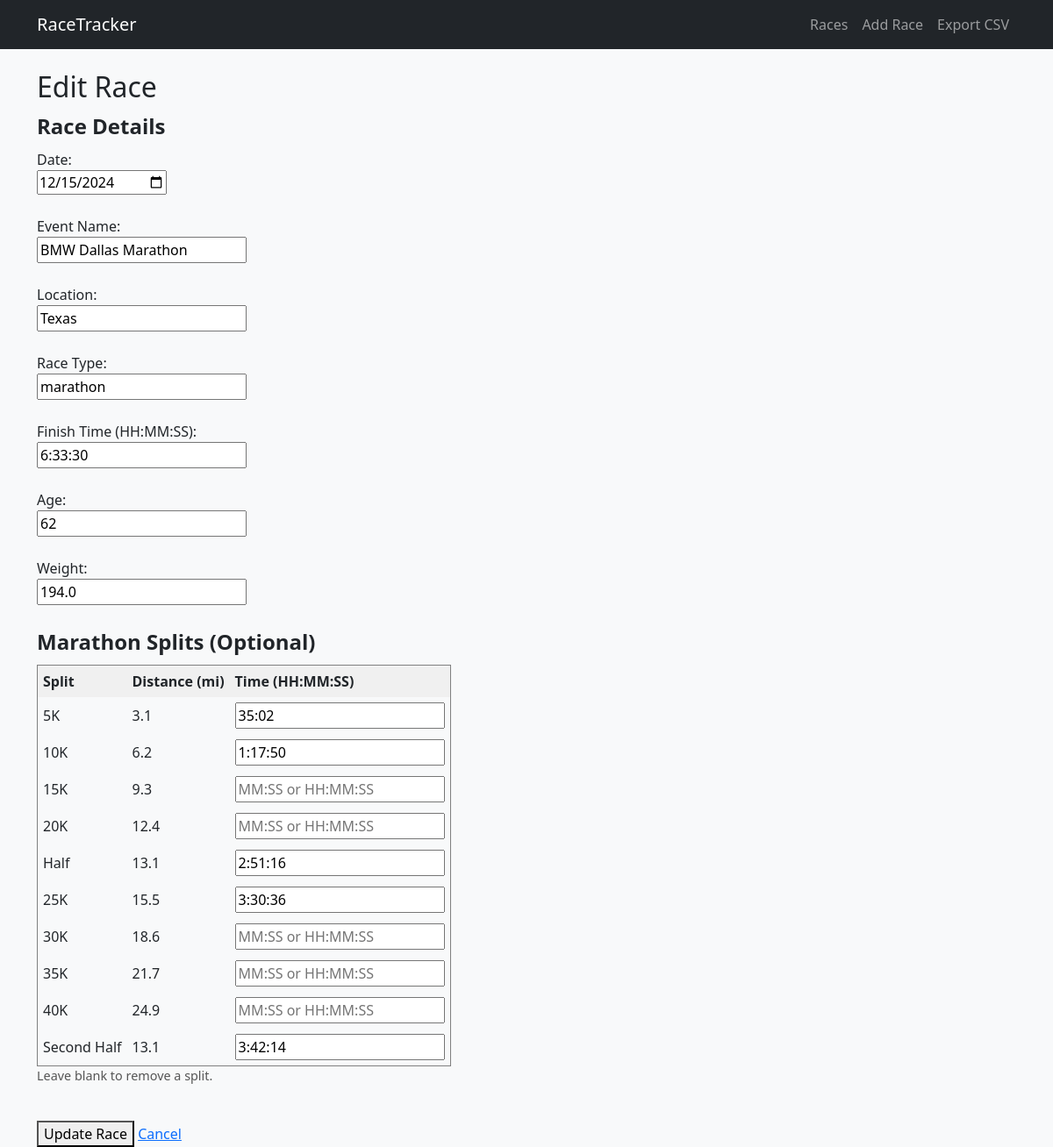
Page /races/3/edit on the committed database.
### tables this page shows
CREATE TABLE races (
        id INTEGER PRIMARY KEY AUTOINCREMENT,
        date TEXT NOT NULL,
        event_name TEXT NOT NULL,
        location TEXT NOT NULL,
        race_type TEXT NOT NULL,
        finish_time TEXT NOT NULL,
        pace TEXT,
        age INTEGER,
        weight REAL
    );

CREATE TABLE race_splits (
    id INTEGER PRIMARY KEY AUTOINCREMENT,
    race_id INTEGER NOT NULL,
    label TEXT NOT NULL,          -- e.g. "5K", "10K", "Half", "30K"
    distance_miles REAL NOT NULL, -- used for pace calc
    split_time TEXT NOT NULL,     -- HH:MM:SS
    pace TEXT,
    FOREIGN KEY (race_id) REFERENCES races(id) ON DELETE CASCADE
    );

### app.py (the view, shortened to what this page needs)
@app.route("/races/<int:race_id>/edit", methods=["GET", "POST"])
def edit_race(race_id):
    conn = get_connection()
    cur = conn.cursor()
    race = cur.execute("SELECT * FROM races WHERE id=?", (race_id,)).fetchone()
    splits = cur.execute("SELECT * FROM race_splits WHERE race_id=?", (race_id,)).fetchall()
    split_map = {s["label"]: s["split_time"] for s in splits}
    return render_template("race_edit.html", race=race, splits=MARATHON_SPLITS, split_map=split_map)

### db.py (called while the page is built)
def get_connection():
    conn = sqlite3.connect(DB_NAME)
    conn.row_factory = sqlite3.Row
    return conn

### templates/race_edit.html
{% extends "base.html" %}
{% block content %}
<h2>Edit Race</h2>
<form method="post">
    <fieldset>
        <legend><strong>Race Details</strong></legend>
        <label>Date:</label><br>
        <input type="date" name="date" value="{{ race.date }}" required><br><br>
        <label>Event Name:</label><br>
        <input type="text" name="event_name" value="{{ race.event_name }}" required><br><br>
        <label>Location:</label><br>
        <input type="text" name="location" value="{{ race.location }}" required><br><br>
        <label>Race Type:</label><br>
        <input type="text" name="race_type" value="{{ race.race_type }}" readonly><br><br>
        <label>Finish Time (HH:MM:SS):</label><br>
        <input type="text" name="finish_time"
               value="{{ race.finish_time }}"
               placeholder="4:38:22"
               required><br><br>
        <label>Age:</label><br>
        <input type="number" name="age" value="{{ race.age }}"><br><br>
        <label>Weight:</label><br>
        <input type="number" step="0.1" name="weight" value="{{ race.weight }}"><br>
    </fieldset>
    <br>
    <fieldset>
        <legend><strong>Marathon Splits (Optional)</strong></legend>
        <table border="1" cellpadding="6" cellspacing="0">
            <tr style="background:#f0f0f0;">
                <th>Split</th>
                <th>Distance (mi)</th>
                <th>Time (HH:MM:SS)</th>
            </tr>
            {% for key, data in splits.items() %}
            <tr>
                <td>{{ data[0] }}</td>
                <td>{{ "%.1f"|format(data[1]) }}</td>
                <td>
                    <input type="text"
                        name="split_{{ key }}"
                        value="{{ split_map.get(data[0], '') }}"
                        placeholder="MM:SS or HH:MM:SS">
                </td>
            </tr>
            {% endfor %}
        </table>
        <p style="font-size:0.9em; color:#555;">
            Leave blank to remove a split.
        </p>
    </fieldset>
    <br>
    <button type="submit">Update Race</button>
    <a href="{{ url_for('list_races') }}">Cancel</a>
</form>
{% endblock %}

### rows in the picture
races: date "12/15/2024", event_name "BMW Dallas Marathon", location "Texas", race_type "marathon", finish_time "6:33:30", age "62", weight "194.0"
race_splits: get "35:02"
race_splits: get "1:17:50"
race_splits: label "Half", distance_miles "13.1", get "2:51:16"
race_splits: get "3:30:36"
race_splits: label "Second Half", distance_miles "13.1", get "3:42:14"

### other values in the picture
{{ data[0] }} "5K" "10K" "15K" "20K" "25K" "30K" "35K" "40K"
{{ "%.1f"|format(data[1]) }} "3.1" "6.2" "9.3" "12.4" "15.5" "18.6" "21.7" "24.9"
